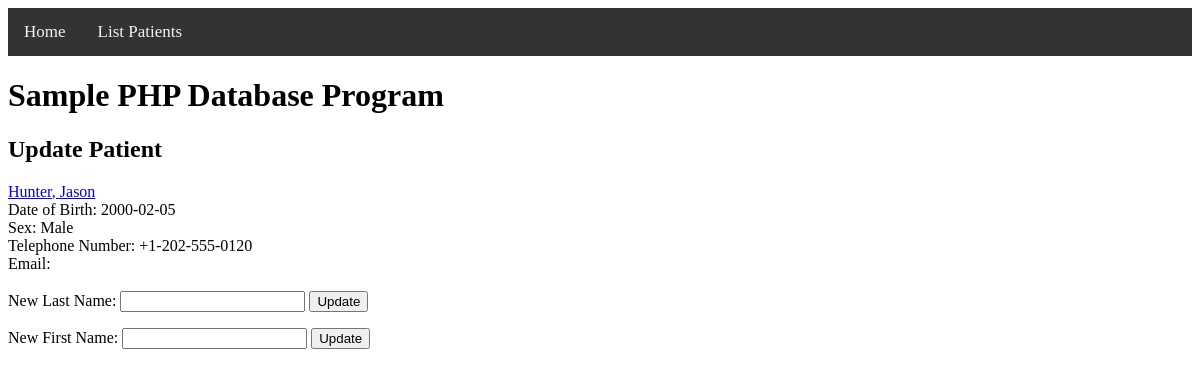
The page /DatabaseWebsiteProgramming/update_patient.php?id=1 on the database its author committed.
### tables this page shows
CREATE TABLE `Person` (
  `deathDateID` int(11) DEFAULT NULL,
  `locationID` int(11) DEFAULT NULL,
  `personID` int(11) NOT NULL,
  `FirstName` varchar(50) DEFAULT NULL,
  `LastName` varchar(50) DEFAULT NULL,
  `DateOfBirth` date DEFAULT NULL,
  `TelephoneNo` varchar(20) DEFAULT NULL,
  `Email` varchar(200) DEFAULT NULL,
  `sexCode` varchar(50) NOT NULL,
  `organizationID` int(11) DEFAULT NULL
);

### DatabaseWebsiteProgramming/update_patient.php (the view, shortened to what this page needs)
<?php
require_once 'config.inc.php';
$id = $_GET['id'];
?>
<html>
<head>
    <link rel="stylesheet" href="base.css">
</head>
<body>
<?php
require_once 'header.inc.php';
?>
<div>
    <h2>Update Patient</h2>
    <?php
    $conn = new mysqli($servername, $username, $password, $database, $port);
    $sql = "SELECT personID,lastName,firstName,dateOfBirth,telephoneNo,email,sexCode FROM Person P WHERE P.personID = ?";
    $stmt = $conn->stmt_init();
    if (!$stmt->prepare($sql)) {
        echo "failed to prepare";
    }
    else {
        $stmt->bind_param('s',$id);
        $stmt->execute();
        $stmt->bind_result($personID,$lastName,$firstName,$dateOfBirth,$telephoneNo,$email,$sexCode);
        ?>
        <form method="post">
        <?php
        while ($stmt->fetch()) {
            echo '<a href="show_patient.php?id='  . $personID . '">' . $lastName .  ', ' . $firstName . '</a><br>' .
            'Date of Birth: ' . $dateOfBirth . '</a><br>' . 'Sex: ' . $sexCode . '</a><br>' . 'Telephone Number: '  . $telephoneNo . '</a><br>' . 'Email: ' . $email;
        }
    ?><br><br>
            New Last Name: <input type="text" name="lastName">
            <button type="submit">Update</button>
        </form>
    <?php
    }
    $sql = "SELECT personID,lastName,firstName,dateOfBirth,telephoneNo,email,sexCode FROM Person P WHERE P.personID = ?";
    $stmt = $conn->stmt_init();
    if (!$stmt->prepare($sql)) {
        echo "failed to prepare";
    }
    else {
        ?>
        <form method="post">
            New First Name: <input type="text" name="firstName">
            <button type="submit">Update</button>
        </form>
    <?php
    }
    ?>
</body>
</html>

### rows shown on the page
person: LastName "Hunter", FirstName "Jason", DateOfBirth "2000-02-05", sexCode "Male", TelephoneNo "+1-202-555-0120"
